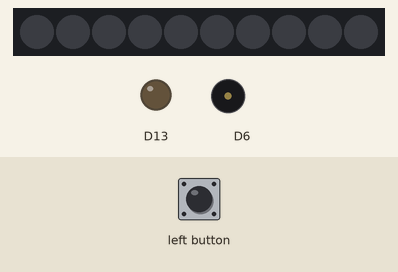
Recording of a sketch running on a simulated Adafruit Circuit Playground Express. On the bench: 10 RGB LEDs in strip order, left to right, output pins drawn as LEDs (lit = HIGH), buzzer (waves = sounding). Inputs (shaded band) come from the test bench.

Above: at 1.2 s.
1.3 s: left button pressed for 3.2 s
At 2.1 s:
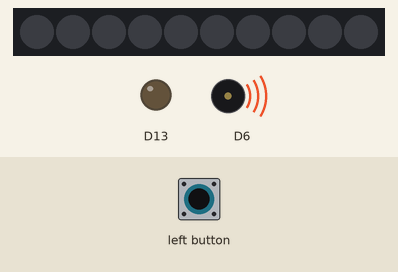
6.6 s: left button pressed for 0.15 s
At 9.4 s:
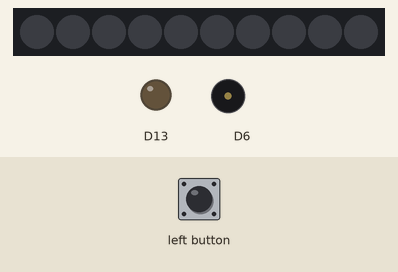
9.7 s: left button pressed for 1 s
At 10.9 s:
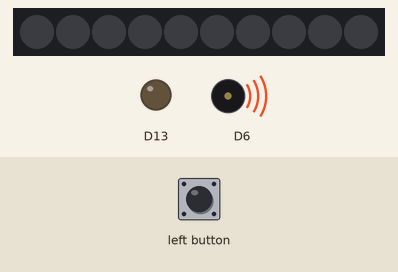
Timing chart, 0 to 13.1 s (numbered marks = the images above; inputs shaded):
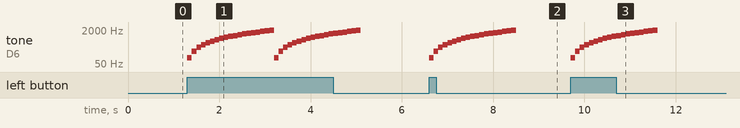

The sketch:

sketch_dec21a.ino
```cpp
#include <Adafruit_CircuitPlayground.h>

bool leftButtonPressed;

void setup() {
  CircuitPlayground.begin();
}

void loop() {
  leftButtonPressed = CircuitPlayground.leftButton();
  if (leftButtonPressed) {
    for (int i = 1; i < 20; i++) {

      CircuitPlayground.playTone(100 * i, 100);

    }
  }
}
```

Measured:
- after the input at 1.3 s, tone on D6: plays 100 Hz for 0.10 s, 200 Hz for 0.10 s, 300 Hz for 0.10 s, 400 Hz for 0.10 s, 500 Hz for 0.10 s, 600 Hz for 0.10 s … (38 notes in this stretch), starting at once
- after the input at 6.6 s, tone on D6: plays 100 Hz for 0.10 s, 200 Hz for 0.10 s, 300 Hz for 0.10 s, 400 Hz for 0.10 s, 500 Hz for 0.10 s, 600 Hz for 0.10 s … (19 notes in this stretch), starting at once
- after the input at 9.7 s, tone on D6: plays 100 Hz for 0.10 s, 200 Hz for 0.10 s, 300 Hz for 0.10 s, 400 Hz for 0.10 s, 500 Hz for 0.10 s, 600 Hz for 0.10 s … (19 notes in this stretch), starting at once
